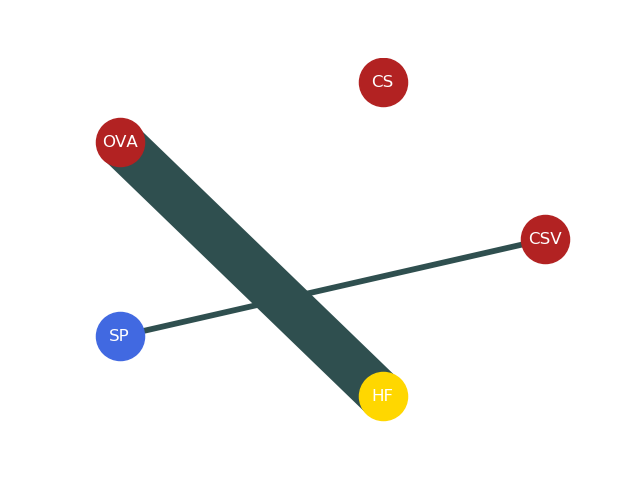

Write Python code to recreate this figure.
import networkx as nx
import matplotlib.pyplot as plt

G = nx.Graph()
a = 'CSV'
b = 'CS'
c = 'OVA'
d = 'SP'
e = 'HF'
nodes_size = 1200
edges_multiple = 38
data_edges_list = [[(a, b)],[(a, c)],[(a, d)],[(a ,e)],
                   [(b, c)],[(b, d)],[(b, e)],
                   [(c, d)],[(c ,e)],
                   [(d, e)]]
#负相关为'gray'，正相关为'darkslategrey'
data_edges_color = ['darkslategrey','darkslategrey','darkslategrey','darkslategrey',
                    'darkslategrey','darkslategrey','darkslategrey',
                    'darkslategrey','darkslategrey',
                    'darkslategrey']
data_edges_width = [0, 0, 0.110, 0,
                    0, 0, 0,
                    0, 0.894,
                    0]
for index in range(len(data_edges_width)):
   data_edges_width[index] = data_edges_width[index]*edges_multiple

print(data_edges_width)

#设置点的名称
G.add_nodes_from([a, b, c, d, e])

#设置连线
G.add_edges_from([(a, b),(a, c),(a, d),(a ,e),
                  (b, c),(b, d),(b, e),
                  (c, d),(c ,e),
                  (d, e)])

#设置点的颜色
red = [a, b, c]
blue = [d]
yello = [e]


#设置原点的编排方式
pos = nx.circular_layout(G)
#设置点的参数
nx.draw_networkx_nodes(G, pos,nodelist =red, node_color = 'firebrick', node_size = nodes_size)
nx.draw_networkx_nodes(G, pos,nodelist =blue, node_color = 'royalblue', node_size = nodes_size)
nx.draw_networkx_nodes(G, pos,nodelist =yello, node_color = 'gold', node_size = nodes_size)

#显示点的名称
nx.draw_networkx_labels(G, pos,font_color ='white')

#设置连线的方式
for index in range(len(data_edges_color)):
   nx.draw_networkx_edges(G, pos, edgelist=data_edges_list[index],
                          edge_color=data_edges_color[index],
                          width = data_edges_width[index])


plt.axis('off')
plt.show()
